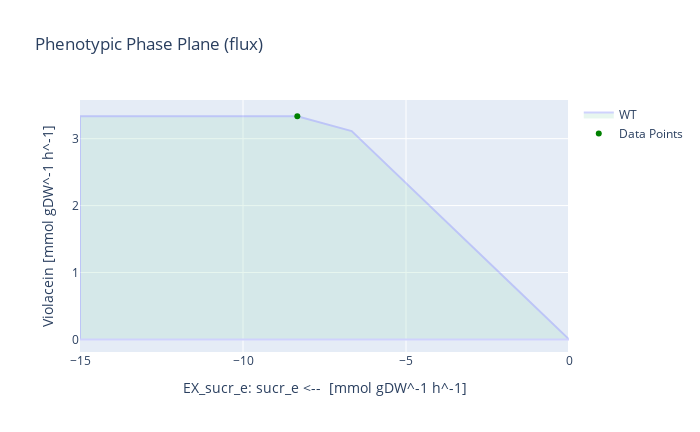

Write notebook code for a chart like this one.
### Code cell
# With sucrose as substrate
medium = model_M9_vio_fad.medium
with model_M9_vio_fad:
    medium['EX_glc__D_e'] = 0
    medium['EX_sucr_e'] = 10
    model_M9_vio_fad.medium = medium
    model_M9_vio_fad.objective = model_M9_vio_fad.reactions.Growth
    growth_rate = model_M9_vio_fad.optimize().objective_value
    model_M9_vio_fad.objective = model_M9_vio_fad.reactions.Violacein
    violacein_production = model_M9_vio_fad.optimize().objective_value
    violacein_sucr_yield = violacein_production / (-1*model_M9_vio_fad.reactions.EX_sucr_e.flux)
    
    print('Growth rate for V. natriegens [h^-1]:', growth_rate)
    print('Max. violacein production [mmol gDW^-1 h^-1]:', violacein_production)
    print('Theoretical maximum yield [mmol_vio / mmol_sucr]:', violacein_sucr_yield)
    
    model_M9_vio_fad.reactions.EX_sucr_e.bounds = -15,0
    result = phenotypic_phase_plane(model_M9_vio_fad, 
                                variables=[model_M9_vio_fad.reactions.EX_sucr_e],
                                objective=model_M9_vio_fad.reactions.Violacein,
                                points=10)
    x = result.data_frame.EX_sucr_e[result.data_frame.objective_upper_bound.idxmax()]
    y = result.data_frame.objective_upper_bound[result.data_frame.objective_upper_bound.idxmax()]
    result.plot(plotter, points=[(x,y)], points_colors=["green"])
    print("The optimal sucrose uptake for Violacein flux is:", result.data_frame.EX_sucr_e[result.data_frame.objective_upper_bound.idxmax()])

### Figure 1 — Plotly figure (JSON) as saved in the notebook; plotly's stock layout.template omitted (floating-point values rounded to 4 significant figures)
{"data": [{"fill": "toself", "fillcolor": "#B3E2CD", "hoverinfo": "none", "marker": {"line": {"color": "#B3E2CD"}, "opacity": 0.3}, "mode": "lines", "name": "WT", "opacity": 0.3, "type": "scatter", "x": [-15, -13.33, -11.67, -10, -8.333, -6.667, -5, -3.333, -1.667, 0, 0, -1.667, -3.333, -5, -6.667, -8.333, -10, -11.67, -13.33, -15, -15, -15], "y": [0, 0, 0, 0, 4.441e-16, 0, 4.441e-16, 1.11e-15, -1.11e-16, 0, 0, 0.7781, 1.556, 2.334, 3.112, 3.333, 3.333, 3.333, 3.333, 3.333, 0, 3.333]}, {"marker": {"color": ["green"]}, "mode": "markers", "name": "Data Points", "type": "scatter", "x": [-8.333], "y": [3.333]}], "layout": {"height": 432, "title": {"text": "Phenotypic Phase Plane (flux)"}, "width": 700, "xaxis": {"autorange": true, "range": [-15, 0], "title": {"text": "EX_sucr_e: sucr_e <--  [mmol gDW^-1 h^-1]"}, "type": "linear"}, "yaxis": {"autorange": true, "range": [-0.1883, 3.578], "title": {"text": "Violacein [mmol gDW^-1 h^-1]"}, "type": "linear"}}}
